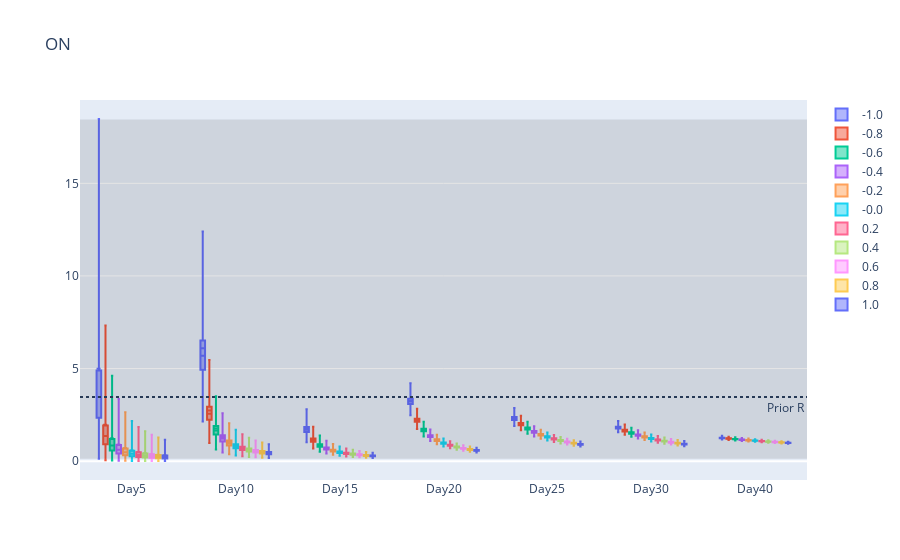

The notebook cell saved with this chart:
### Code cell
# Create list of names for x-axis and traces
group_name = ['Day{}'.format(x) for x in chosen_times]

# Sort results
all_intervals.sort_values(by=['Epsilon','Time Points'], inplace=True)

# Plot (box plot for inference)
fig = go.Figure()

prior_dist = scipy.stats.gamma(a, scale=1/b)
median = prior_dist.median()
prior_dist_interval = prior_dist.interval(.95)

fig.add_hline(y=median, line_dash='dot',
              annotation_text='Prior R', 
              annotation_position='top right')
fig.add_hrect(y0=prior_dist_interval[0], y1=prior_dist_interval[1], line_width=0, fillcolor='black', opacity=0.1)

n = len(group_name)
for i in range(len(epsilon_range)):
    fig.add_trace(
        go.Box(
            mean=all_intervals.loc[all_intervals['Central Probability']==0]['Mean'][i*n:(i+1)*n],
            median=all_intervals.loc[all_intervals['Central Probability']==0]['Lower bound CI'][i*n:(i+1)*n],
            q1=all_intervals.loc[all_intervals['Central Probability']==0.25]['Lower bound CI'][i*n:(i+1)*n],
            q3=all_intervals.loc[all_intervals['Central Probability']==0.25]['Upper bound CI'][i*n:(i+1)*n],
            upperfence=all_intervals.loc[all_intervals['Central Probability']==0.95]['Upper bound CI'][i*n:(i+1)*n],
            lowerfence=all_intervals.loc[all_intervals['Central Probability']==0.95]['Lower bound CI'][i*n:(i+1)*n],
            x=group_name,
            name=str(round(epsilon_range[i],1))
        )
    )
fig.update_layout(boxmode='group', title='ON')

fig.write_image('ON-inf-r.pdf')
fig.show()

### Figure 1 — Plotly figure (JSON) as saved in the notebook; plotly's stock layout.template omitted (floating-point values rounded to 4 significant figures)
{"data": [{"lowerfence": [0.1285, 2.138, 1.022, 2.472, 1.893, 1.561, 1.167], "mean": [4.991, 6.094, 1.755, 3.252, 2.323, 1.823, 1.255], "median": [3.46, 5.685, 1.7, 3.221, 2.301, 1.806, 1.252], "name": "-1.0", "q1": [2.349, 4.929, 1.568, 3.085, 2.227, 1.761, 1.237], "q3": [4.892, 6.519, 1.843, 3.364, 2.381, 1.856, 1.267], "type": "box", "upperfence": [18.47, 12.41, 2.799, 4.21, 2.872, 2.174, 1.364], "x": ["Day5", "Day10", "Day15", "Day20", "Day25", "Day30", "Day40"]}, {"lowerfence": [0.04889, 0.9787, 0.6806, 1.734, 1.662, 1.427, 1.14], "mean": [1.966, 2.734, 1.166, 2.225, 2.012, 1.662, 1.223], "median": [1.353, 2.565, 1.131, 2.206, 1.997, 1.648, 1.219], "name": "-0.8", "q1": [0.9151, 2.23, 1.043, 2.12, 1.937, 1.607, 1.205], "q3": [1.919, 2.934, 1.226, 2.294, 2.06, 1.692, 1.233], "type": "box", "upperfence": [7.326, 5.456, 1.852, 2.825, 2.447, 1.974, 1.323], "x": ["Day5", "Day10", "Day15", "Day20", "Day25", "Day30", "Day40"]}, {"lowerfence": [0.03041, 0.6349, 0.5102, 1.332, 1.481, 1.315, 1.114], "mean": [1.229, 1.765, 0.8734, 1.691, 1.774, 1.527, 1.191], "median": [0.842, 1.658, 0.8476, 1.678, 1.763, 1.515, 1.189], "name": "-0.6", "q1": [0.5702, 1.442, 0.7822, 1.616, 1.713, 1.478, 1.176], "q3": [1.195, 1.895, 0.9184, 1.743, 1.816, 1.555, 1.202], "type": "box", "upperfence": [4.611, 3.509, 1.383, 2.13, 2.132, 1.808, 1.285], "x": ["Day5", "Day10", "Day15", "Day20", "Day25", "Day30", "Day40"]}, {"lowerfence": [0.02224, 0.4684, 0.4084, 1.081, 1.335, 1.219, 1.089], "mean": [0.8956, 1.302, 0.6982, 1.364, 1.587, 1.413, 1.161], "median": [0.614, 1.223, 0.6776, 1.353, 1.579, 1.402, 1.16], "name": "-0.4", "q1": [0.4152, 1.065, 0.6253, 1.304, 1.536, 1.368, 1.147], "q3": [0.8702, 1.399, 0.7341, 1.404, 1.623, 1.438, 1.172], "type": "box", "upperfence": [3.361, 2.584, 1.105, 1.709, 1.889, 1.668, 1.25], "x": ["Day5", "Day10", "Day15", "Day20", "Day25", "Day30", "Day40"]}, {"lowerfence": [0.01743, 0.3716, 0.3405, 0.9089, 1.215, 1.135, 1.064], "mean": [0.7025, 1.032, 0.5815, 1.143, 1.436, 1.314, 1.134], "median": [0.4809, 0.9701, 0.5646, 1.134, 1.429, 1.304, 1.132], "name": "-0.2", "q1": [0.3243, 0.8443, 0.5209, 1.094, 1.391, 1.273, 1.12], "q3": [0.6823, 1.108, 0.6116, 1.177, 1.467, 1.338, 1.144], "type": "box", "upperfence": [2.638, 2.044, 0.9198, 1.428, 1.698, 1.548, 1.216], "x": ["Day5", "Day10", "Day15", "Day20", "Day25", "Day30", "Day40"]}, {"lowerfence": [0.01432, 0.3087, 0.292, 0.784, 1.115, 1.063, 1.041], "mean": [0.5789, 0.8553, 0.4982, 0.9841, 1.311, 1.229, 1.108], "median": [0.3961, 0.8035, 0.4837, 0.9765, 1.305, 1.22, 1.105], "name": "-0.0", "q1": [0.2678, 0.6994, 0.4462, 0.9422, 1.272, 1.191, 1.094], "q3": [0.5615, 0.9185, 0.5239, 1.012, 1.339, 1.25, 1.117], "type": "box", "upperfence": [2.172, 1.696, 0.7878, 1.227, 1.541, 1.443, 1.184], "x": ["Day5", "Day10", "Day15", "Day20", "Day25", "Day30", "Day40"]}, {"lowerfence": [0.01216, 0.2623, 0.2552, 0.6895, 1.03, 0.9994, 1.018], "mean": [0.4914, 0.7295, 0.4357, 0.8637, 1.206, 1.154, 1.082], "median": [0.3356, 0.6859, 0.4231, 0.8572, 1.201, 1.145, 1.08], "name": "0.2", "q1": [0.2267, 0.5969, 0.3906, 0.8271, 1.171, 1.119, 1.07], "q3": [0.4766, 0.7837, 0.4583, 0.8885, 1.231, 1.174, 1.091], "type": "box", "upperfence": [1.85, 1.446, 0.6886, 1.075, 1.411, 1.353, 1.155], "x": ["Day5", "Day10", "Day15", "Day20", "Day25", "Day30", "Day40"]}, {"lowerfence": [0.0106, 0.2291, 0.2266, 0.6151, 0.9568, 0.9427, 0.9966], "mean": [0.4274, 0.636, 0.3874, 0.7693, 1.116, 1.087, 1.057], "median": [0.2921, 0.5981, 0.3762, 0.7636, 1.112, 1.079, 1.056], "name": "0.4", "q1": [0.1977, 0.5206, 0.3473, 0.7369, 1.085, 1.054, 1.046], "q3": [0.4141, 0.6832, 0.4075, 0.7913, 1.14, 1.106, 1.066], "type": "box", "upperfence": [1.612, 1.259, 0.6124, 0.9567, 1.301, 1.273, 1.127], "x": ["Day5", "Day10", "Day15", "Day20", "Day25", "Day30", "Day40"]}, {"lowerfence": [0.009381, 0.2039, 0.2042, 0.5548, 0.8933, 0.8926, 0.9757], "mean": [0.378, 0.5641, 0.3485, 0.6939, 1.039, 1.028, 1.034], "median": [0.2582, 0.5301, 0.3385, 0.6887, 1.035, 1.021, 1.033], "name": "0.6", "q1": [0.1746, 0.4618, 0.3124, 0.6648, 1.011, 0.9972, 1.023], "q3": [0.3662, 0.6058, 0.3665, 0.7137, 1.061, 1.046, 1.043], "type": "box", "upperfence": [1.423, 1.116, 0.5504, 0.8621, 1.208, 1.202, 1.1], "x": ["Day5", "Day10", "Day15", "Day20", "Day25", "Day30", "Day40"]}, {"lowerfence": [0.008405, 0.1829, 0.1855, 0.5058, 0.8375, 0.847, 0.9551], "mean": [0.3397, 0.5067, 0.3167, 0.6318, 0.9723, 0.9746, 1.012], "median": [0.232, 0.4764, 0.3076, 0.6272, 0.9689, 0.968, 1.011], "name": "0.8", "q1": [0.1568, 0.4148, 0.284, 0.6054, 0.9462, 0.946, 1.001], "q3": [0.329, 0.5443, 0.333, 0.6497, 0.9923, 0.9915, 1.02], "type": "box", "upperfence": [1.277, 1.004, 0.4996, 0.7847, 1.127, 1.138, 1.075], "x": ["Day5", "Day10", "Day15", "Day20", "Day25", "Day30", "Day40"]}, {"lowerfence": [0.00767, 0.1665, 0.1703, 0.4643, 0.7887, 0.8058, 0.9356], "mean": [0.3078, 0.4598, 0.2904, 0.5798, 0.9135, 0.9266, 0.9908], "median": [0.2101, 0.4323, 0.282, 0.5755, 0.9104, 0.9205, 0.9898], "name": "1.0", "q1": [0.142, 0.3763, 0.2604, 0.5557, 0.8894, 0.8996, 0.9807], "q3": [0.2979, 0.4938, 0.3055, 0.5963, 0.932, 0.9428, 0.999], "type": "box", "upperfence": [1.157, 0.909, 0.4586, 0.7199, 1.056, 1.081, 1.051], "x": ["Day5", "Day10", "Day15", "Day20", "Day25", "Day30", "Day40"]}], "layout": {"annotations": [{"showarrow": false, "text": "Prior R", "x": 1, "xanchor": "right", "xref": "x domain", "y": 3.466, "yanchor": "top", "yref": "y"}], "boxmode": "group", "shapes": [{"line": {"dash": "dot"}, "type": "line", "x0": 0, "x1": 1, "xref": "x domain", "y0": 3.466, "y1": 3.466, "yref": "y"}, {"fillcolor": "black", "line": {"width": 0}, "opacity": 0.1, "type": "rect", "x0": 0, "x1": 1, "xref": "x domain", "y0": 0.1266, "y1": 18.44, "yref": "y"}], "title": {"text": "ON"}}}
